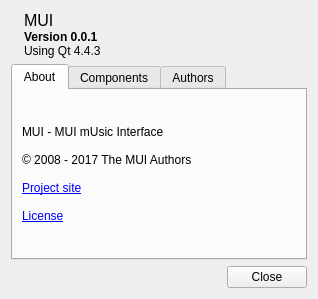
<?xml version="1.0" encoding="UTF-8"?>
<ui version="4.0">
 <class>AboutDialog</class>
 <widget class="QWidget" name="AboutDialog">
  <property name="windowModality">
   <enum>Qt::ApplicationModal</enum>
  </property>
  <property name="geometry">
   <rect>
    <x>0</x>
    <y>0</y>
    <width>318</width>
    <height>299</height>
   </rect>
  </property>
  <property name="windowTitle">
   <string>About</string>
  </property>
  <layout class="QVBoxLayout" name="verticalLayout_7">
   <item>
    <layout class="QHBoxLayout" name="horizontalLayout">
     <item>
      <widget class="QLabel" name="label_5">
       <property name="sizePolicy">
        <sizepolicy hsizetype="Preferred" vsizetype="Preferred">
         <horstretch>0</horstretch>
         <verstretch>0</verstretch>
        </sizepolicy>
       </property>
       <property name="pixmap">
        <pixmap resource="../rcc/res.qrc">:/images/juk.png</pixmap>
       </property>
      </widget>
     </item>
     <item>
      <layout class="QVBoxLayout" name="verticalLayout_5">
       <property name="spacing">
        <number>0</number>
       </property>
       <property name="rightMargin">
        <number>0</number>
       </property>
       <property name="bottomMargin">
        <number>0</number>
       </property>
       <item>
        <widget class="QLabel" name="label">
         <property name="sizePolicy">
          <sizepolicy hsizetype="Preferred" vsizetype="Preferred">
           <horstretch>0</horstretch>
           <verstretch>0</verstretch>
          </sizepolicy>
         </property>
         <property name="font">
          <font>
           <pointsize>12</pointsize>
          </font>
         </property>
         <property name="text">
          <string>MUI</string>
         </property>
         <property name="scaledContents">
          <bool>false</bool>
         </property>
         <property name="alignment">
          <set>Qt::AlignLeading|Qt::AlignLeft|Qt::AlignTop</set>
         </property>
        </widget>
       </item>
       <item>
        <widget class="QLabel" name="labelMUIVersion">
         <property name="sizePolicy">
          <sizepolicy hsizetype="Expanding" vsizetype="Preferred">
           <horstretch>0</horstretch>
           <verstretch>0</verstretch>
          </sizepolicy>
         </property>
         <property name="font">
          <font>
           <weight>75</weight>
           <bold>true</bold>
          </font>
         </property>
         <property name="text">
          <string>Version 0.0.1</string>
         </property>
        </widget>
       </item>
       <item>
        <widget class="QLabel" name="labelQtVersion">
         <property name="text">
          <string>Using Qt 4.4.3</string>
         </property>
        </widget>
       </item>
      </layout>
     </item>
    </layout>
   </item>
   <item>
    <widget class="QTabWidget" name="tabWidget">
     <property name="sizePolicy">
      <sizepolicy hsizetype="Expanding" vsizetype="Expanding">
       <horstretch>0</horstretch>
       <verstretch>0</verstretch>
      </sizepolicy>
     </property>
     <property name="currentIndex">
      <number>0</number>
     </property>
     <widget class="QWidget" name="tab">
      <attribute name="title">
       <string>About</string>
      </attribute>
      <layout class="QVBoxLayout" name="verticalLayout_2">
       <item>
        <widget class="QLabel" name="label_4">
         <property name="text">
          <string>&lt;!DOCTYPE HTML PUBLIC &quot;-//W3C//DTD HTML 4.0//EN&quot; &quot;http://www.w3.org/TR/REC-html40/strict.dtd&quot;&gt;
&lt;html&gt;&lt;head&gt;&lt;meta name=&quot;qrichtext&quot; content=&quot;1&quot; /&gt;&lt;style type=&quot;text/css&quot;&gt;
p, li { white-space: pre-wrap; }
&lt;/style&gt;&lt;/head&gt;&lt;body style=&quot; font-family:'Ubuntu'; font-size:10pt; font-weight:400; font-style:normal;&quot;&gt;
&lt;p style=&quot; margin-top:0px; margin-bottom:0px; margin-left:0px; margin-right:0px; -qt-block-indent:0; text-indent:0px;&quot;&gt;&lt;span style=&quot; font-family:'DejaVu Sans'; font-size:9pt;&quot;&gt;MUI - MUI mUsic Interface&lt;/span&gt;&lt;/p&gt;
&lt;p style=&quot;-qt-paragraph-type:empty; margin-top:0px; margin-bottom:0px; margin-left:0px; margin-right:0px; -qt-block-indent:0; text-indent:0px; font-family:'DejaVu Sans'; font-size:9pt;&quot;&gt;&lt;br /&gt;&lt;/p&gt;
&lt;p style=&quot; margin-top:0px; margin-bottom:0px; margin-left:0px; margin-right:0px; -qt-block-indent:0; text-indent:0px;&quot;&gt;&lt;span style=&quot; font-family:'DejaVu Sans'; font-size:9pt;&quot;&gt;© 2008 - 2017 The MUI Authors&lt;/span&gt;&lt;/p&gt;
&lt;p style=&quot;-qt-paragraph-type:empty; margin-top:0px; margin-bottom:0px; margin-left:0px; margin-right:0px; -qt-block-indent:0; text-indent:0px; font-family:'DejaVu Sans'; font-size:9pt;&quot;&gt;&lt;br /&gt;&lt;/p&gt;
&lt;p style=&quot; margin-top:0px; margin-bottom:0px; margin-left:0px; margin-right:0px; -qt-block-indent:0; text-indent:0px;&quot;&gt;&lt;a href=&quot;http://code.google.com/p/muiplayer&quot;&gt;&lt;span style=&quot; font-family:'MS Shell Dlg 2'; font-size:9pt; text-decoration: underline; color:#0000ff;&quot;&gt;Project site&lt;/span&gt;&lt;/a&gt;&lt;/p&gt;
&lt;p style=&quot;-qt-paragraph-type:empty; margin-top:0px; margin-bottom:0px; margin-left:0px; margin-right:0px; -qt-block-indent:0; text-indent:0px; font-family:'MS Shell Dlg 2'; font-size:9pt; text-decoration: underline; color:#0000ff;&quot;&gt;&lt;br /&gt;&lt;/p&gt;
&lt;p style=&quot; margin-top:0px; margin-bottom:0px; margin-left:0px; margin-right:0px; -qt-block-indent:0; text-indent:0px;&quot;&gt;&lt;a href=&quot;http://www.gnu.org/licenses/lgpl.html&quot;&gt;&lt;span style=&quot; font-family:'MS Shell Dlg 2'; font-size:9pt; text-decoration: underline; color:#0000ff;&quot;&gt;License&lt;/span&gt;&lt;/a&gt;&lt;/p&gt;&lt;/body&gt;&lt;/html&gt;</string>
         </property>
         <property name="openExternalLinks">
          <bool>true</bool>
         </property>
        </widget>
       </item>
      </layout>
     </widget>
     <widget class="QWidget" name="tab_3">
      <attribute name="title">
       <string>Components</string>
      </attribute>
      <layout class="QVBoxLayout" name="verticalLayout">
       <item>
        <widget class="QTreeView" name="treeView">
         <property name="editTriggers">
          <set>QAbstractItemView::NoEditTriggers</set>
         </property>
         <property name="alternatingRowColors">
          <bool>true</bool>
         </property>
         <property name="indentation">
          <number>0</number>
         </property>
         <property name="uniformRowHeights">
          <bool>true</bool>
         </property>
        </widget>
       </item>
      </layout>
     </widget>
     <widget class="QWidget" name="tab_5">
      <attribute name="title">
       <string>Authors</string>
      </attribute>
      <layout class="QVBoxLayout" name="verticalLayout_3">
       <item>
        <widget class="QScrollArea" name="scrollArea_2">
         <property name="frameShape">
          <enum>QFrame::NoFrame</enum>
         </property>
         <property name="widgetResizable">
          <bool>true</bool>
         </property>
         <widget class="QWidget" name="scrollAreaWidgetContents_2">
          <property name="geometry">
           <rect>
            <x>0</x>
            <y>0</y>
            <width>191</width>
            <height>273</height>
           </rect>
          </property>
          <layout class="QVBoxLayout" name="verticalLayout_10">
           <item>
            <widget class="QLabel" name="labelAuthors">
             <property name="text">
              <string>&lt;!DOCTYPE HTML PUBLIC &quot;-//W3C//DTD HTML 4.0//EN&quot; &quot;http://www.w3.org/TR/REC-html40/strict.dtd&quot;&gt;
&lt;html&gt;&lt;head&gt;&lt;meta name=&quot;qrichtext&quot; content=&quot;1&quot; /&gt;&lt;style type=&quot;text/css&quot;&gt;
p, li { white-space: pre-wrap; }
&lt;/style&gt;&lt;/head&gt;&lt;body style=&quot; font-family:'MS Shell Dlg 2'; font-size:8.25pt; font-weight:400; font-style:normal;&quot;&gt;
&lt;p style=&quot; margin-top:0px; margin-bottom:0px; margin-left:0px; margin-right:0px; -qt-block-indent:0; text-indent:0px;&quot;&gt;&lt;span style=&quot; font-size:10pt; font-weight:600;&quot;&gt;Rohit Viswanath&lt;/span&gt;&lt;/p&gt;
&lt;p style=&quot; margin-top:0px; margin-bottom:0px; margin-left:0px; margin-right:0px; -qt-block-indent:0; text-indent:0px;&quot;&gt;&lt;a href=&quot;mailto:kvrohit@gmail.com&quot;&gt;&lt;span style=&quot; font-size:10pt; text-decoration: underline; color:#0057ae;&quot;&gt;kvrohit@gmail.com&lt;/span&gt;&lt;/a&gt;&lt;span style=&quot; font-size:10pt;&quot;&gt;&lt;br /&gt;Qt Developer&lt;/span&gt;&lt;/p&gt;
&lt;p style=&quot;-qt-paragraph-type:empty; margin-top:0px; margin-bottom:0px; margin-left:0px; margin-right:0px; -qt-block-indent:0; text-indent:0px; font-family:'DejaVu Sans'; font-size:10pt; text-decoration: underline; color:#0057ae;&quot;&gt;&lt;/p&gt;
&lt;p style=&quot; margin-top:0px; margin-bottom:0px; margin-left:0px; margin-right:0px; -qt-block-indent:0; text-indent:0px;&quot;&gt;&lt;span style=&quot; font-size:10pt; font-weight:600;&quot;&gt;K.Sai Krishna&lt;/span&gt;&lt;/p&gt;
&lt;p style=&quot; margin-top:0px; margin-bottom:0px; margin-left:0px; margin-right:0px; -qt-block-indent:0; text-indent:0px;&quot;&gt;&lt;a href=&quot;mailto:ksk.saikrishna@gmail.com&quot;&gt;&lt;span style=&quot; font-size:10pt; text-decoration: underline; color:#0057ae;&quot;&gt;ksk.saikrishna@gmail.com&lt;/span&gt;&lt;/a&gt;&lt;span style=&quot; font-size:10pt;&quot;&gt;&lt;br /&gt;Component Developer&lt;/span&gt;&lt;/p&gt;
&lt;p style=&quot;-qt-paragraph-type:empty; margin-top:0px; margin-bottom:0px; margin-left:0px; margin-right:0px; -qt-block-indent:0; text-indent:0px; font-size:10pt;&quot;&gt;&lt;/p&gt;
&lt;p style=&quot; margin-top:0px; margin-bottom:0px; margin-left:0px; margin-right:0px; -qt-block-indent:0; text-indent:0px;&quot;&gt;&lt;span style=&quot; font-size:10pt; font-weight:600;&quot;&gt;Deepak Bhasin&lt;/span&gt;&lt;/p&gt;
&lt;p style=&quot; margin-top:0px; margin-bottom:0px; margin-left:0px; margin-right:0px; -qt-block-indent:0; text-indent:0px;&quot;&gt;&lt;a href=&quot;mailto:deep777dev@gmail.com&quot;&gt;&lt;span style=&quot; font-size:10pt; text-decoration: underline; color:#0057ae;&quot;&gt;deep777dev@gmail.com&lt;/span&gt;&lt;/a&gt;&lt;span style=&quot; font-size:10pt;&quot;&gt;&lt;br /&gt;Tester&lt;/span&gt;&lt;/p&gt;
&lt;p style=&quot;-qt-paragraph-type:empty; margin-top:0px; margin-bottom:0px; margin-left:0px; margin-right:0px; -qt-block-indent:0; text-indent:0px; font-size:10pt;&quot;&gt;&lt;/p&gt;
&lt;p style=&quot; margin-top:0px; margin-bottom:0px; margin-left:0px; margin-right:0px; -qt-block-indent:0; text-indent:0px;&quot;&gt;&lt;span style=&quot; font-size:10pt; font-weight:600;&quot;&gt;M.Sai Kumar&lt;/span&gt;&lt;/p&gt;
&lt;p style=&quot; margin-top:0px; margin-bottom:0px; margin-left:0px; margin-right:0px; -qt-block-indent:0; text-indent:0px;&quot;&gt;&lt;a href=&quot;mailto:master.msaikumar@gmail.com&quot;&gt;&lt;span style=&quot; font-size:10pt; text-decoration: underline; color:#0057ae;&quot;&gt;msk_mymails@gmail.com&lt;/span&gt;&lt;/a&gt;&lt;span style=&quot; font-size:10pt;&quot;&gt;&lt;br /&gt;Qt Developer&lt;/span&gt;&lt;/p&gt;&lt;/body&gt;&lt;/html&gt;</string>
             </property>
             <property name="scaledContents">
              <bool>true</bool>
             </property>
             <property name="alignment">
              <set>Qt::AlignLeading|Qt::AlignLeft|Qt::AlignTop</set>
             </property>
            </widget>
           </item>
          </layout>
         </widget>
        </widget>
       </item>
      </layout>
     </widget>
    </widget>
   </item>
   <item>
    <layout class="QHBoxLayout" name="horizontalLayout_3">
     <item>
      <spacer name="horizontalSpacer_2">
       <property name="orientation">
        <enum>Qt::Horizontal</enum>
       </property>
       <property name="sizeHint" stdset="0">
        <size>
         <width>168</width>
         <height>20</height>
        </size>
       </property>
      </spacer>
     </item>
     <item>
      <widget class="QPushButton" name="bclose">
       <property name="text">
        <string>Close</string>
       </property>
      </widget>
     </item>
    </layout>
   </item>
  </layout>
 </widget>
 <resources>
  <include location="../rcc/res.qrc"/>
 </resources>
 <connections>
  <connection>
   <sender>bclose</sender>
   <signal>clicked()</signal>
   <receiver>AboutDialog</receiver>
   <slot>close()</slot>
   <hints>
    <hint type="sourcelabel">
     <x>235</x>
     <y>401</y>
    </hint>
    <hint type="destinationlabel">
     <x>430</x>
     <y>395</y>
    </hint>
   </hints>
  </connection>
 </connections>
</ui>
